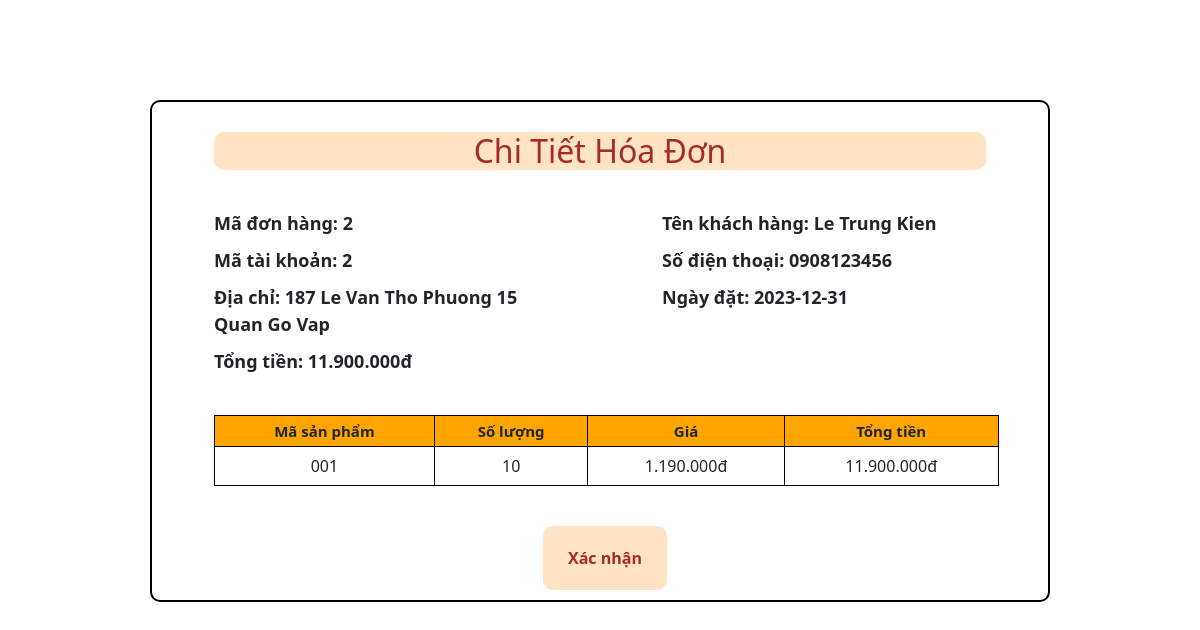
The page /admin/template/template_content/ChiTietDonHang.php?CT=2&MaTK=2&Date=2023-12-31&TT=11900000 (signed in) on the database its author committed.
### tables this page shows
CREATE TABLE `khachhang` (
  `MaKhach` int(50) NOT NULL,
  `TenKhach` varchar(50) NOT NULL,
  `DiaChi` varchar(50) NOT NULL,
  `SDT` varchar(50) NOT NULL,
  `MaTaiKhoan` int(50) NOT NULL,
  `TrangThai` int(2) NOT NULL DEFAULT 1
);

CREATE TABLE `chitietdonhang` (
  `MaSP` varchar(50) NOT NULL,
  `MaDonHang` int(11) NOT NULL,
  `SoLuong` int(11) NOT NULL,
  `Gia` int(11) NOT NULL,
  `TongTien` int(11) NOT NULL
);

### db/DAOKhachHang.php (called while the page is built, shortened)
<?php
class DAOKhachHang{
    private $host = 'localhost';
    private $username = 'root';
    private $password = '';
    private $database = 'ql_cuahanggiay';
    private $conn;
    public function connect(){
        if(!$this->conn){
           $this->conn =  mysqli_connect($this->host,$this->username,$this->password,$this->database);
        }
    }
    public function LayThongTinKhach($matk){
        $sql = "SELECT * FROM khachhang WHERE MaTaiKhoan = '$matk'";
        if($result = mysqli_query($this->conn, $sql)){
           $data = mysqli_fetch_array($result);
           return $data;
        }
        return null;
    }
}
?>

### db/DAOChiTietDonHang.php (called while the page is built, shortened)
<?php
class DAOChiTietDonHang
{
    private $host = 'localhost';
    private $username = 'root';
    private $password = '';
    private $databaseName = 'ql_cuahanggiay';
    private $conn;
    public function connect()
    {
        if(!$this->conn){
            $this->conn = mysqli_connect($this->host,$this->username,$this->password,$this->databaseName);
        }
    }
    public function getList($madon)
    {
        $sql = 'SELECT MaSP,SoLuong,Gia,TongTien FROM chitietdonhang WHERE MaDonHang ='.$madon;
        $data = null;
        if($result = mysqli_query($this->conn,$sql)){
            while($row = mysqli_fetch_array($result)){
                $data[] = $row;
            }
            return $data;
        }
        else
            return false;
    }
}
?>

### admin/template/template_content/ChiTietDonHang.php (the view, shortened to what this page needs)
<link rel="stylesheet" href="../../css/bootstrap.min.css">
<link rel="stylesheet" href="../../css/ChiTietDonHang.css">
<?php
    $Madon = $_GET['CT'];
    $MaTK = $_GET['MaTK'];
    $Date = $_GET['Date'];
    $TT = $_GET['TT'];
    include('../../../db/DAOKhachHang.php');
    $db_kh = new DAOKhachHang();
    $db_kh->connect();
    $data = $db_kh->LayThongTinKhach($MaTK);
?>
<div id="ctdh" class="container">
    <h2>Chi Tiết Hóa Đơn</h2>
    <div class="row">
        <div class="col col-6">
                <p>Mã đơn hàng:  <?php echo $Madon?></p>
                <p>Mã tài khoản: <?php echo $MaTK?></p>
                <p>Địa chỉ: <?php echo $data[2]?></p>
                <p>Tổng tiền: <?php echo number_format($TT,0,',','.')."đ"?></p>
        </div>
        <div class="col col-6">
            <p>Tên khách hàng: <?php echo $data[1]?></p>
            <p>Số điện thoại: <?php echo $data[3]?></p>
            <p>Ngày đặt: <?php echo $Date?></p>
        </div>
    </div>
    <table id="ds_donhang">
        <tr>
            <th>Mã sản phẩm</th>
            <th>Số lượng</th>
            <th>Giá</th>
            <th>Tổng tiền</th>
        </tr>
        <?php
            include("../../../db/DAOChiTietDonHang.php");
            $db = new DAOChiTietDonHang();
            $db->connect();
            $data = $db->getList($Madon);
            $i=0;
            while ($i < count($data)){
        ?>
                <tr>
                    <td><?php echo $data[$i][0]?></td>
                    <td><?php echo $data[$i][1]?></td>
                    <td><?php echo number_format($data[$i][2],0,',','.')."đ"?></td>
                    <td><?php echo number_format($data[$i][3],0,',','.')."đ"?></td>
                </tr>
        <?php
                $i++;
            }
        ?>
    </table>
    <?php
        if(isset($_GET['PQ'])){
    ?>
        <a href="../../../GioHang.php"><div id="back">Xác nhận</div></a>
    <?php
         }
         else{
    ?>
            <a href="../../index.php?id=dh"><div id="back">Xác nhận</div></a>
    <?php
         }
    ?>
</div>

### admin/css/ChiTietDonHang.css (style rules this page uses)
#ctdh { background-color: white; margin: 100px auto; border: 2px solid black; border-radius: 10px; width: 100%; max-width: 900px; }
#ctdh h2 { color: brown; margin: 30px 50px; text-align: center; background-color: bisque; border-radius: 10px; }
#ctdh p { font-size: 18px; margin: 10px 50px; font-weight: bold; }
#ctdh #ds_donhang { width: 90%; border: 1px solid black; border-collapse: collapse; margin: 30px 50px; }
#ctdh #ds_donhang th { text-align: center; border: 1px solid black; padding: 5px; font-size: 15px; background-color: orange; }
#ctdh #ds_donhang td { text-align: center; border: 1px solid black; padding: 8px; }
#ctdh a { text-decoration: none; display: inline-block; font-weight: bold; text-align: center; }
#ctdh a #back { display: inline-block; color: brown; background-color: bisque; padding: 20px 25px; margin: 10px auto; border-radius: 10px; margin-left: 379px; }

### rows shown on the page
khachhang: DiaChi "187 Le Van Tho Phuong 15 Quan Go Vap", TenKhach "Le Trung Kien", SDT "0908123456"
chitietdonhang: MaSP "001", SoLuong "10", Gia "1.190.000", TongTien "11.900.000"

### other values the page prints
$Madon "2"
$MaTK "2"
$TT "11.900.000"
$Date "2023-12-31"
